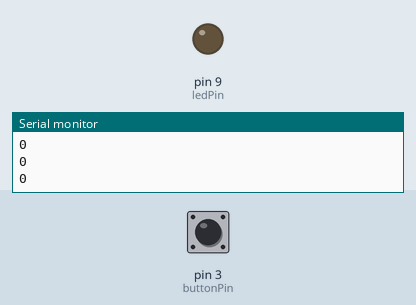
Recording of a sketch running on a simulated Arduino Uno, built with avr-gcc and run on an emulated ATmega328P. Shown: output pins drawn as LEDs (lit = HIGH), the last lines printed to the serial monitor. The inputs (shaded band) are chosen by the test bench; at power-on: pin 3 (buttonPin) LOW.

Above: at 1.2 s.
1.3 s: pin 3 (buttonPin) pulled HIGH for 0.15 s
At 2.5 s:
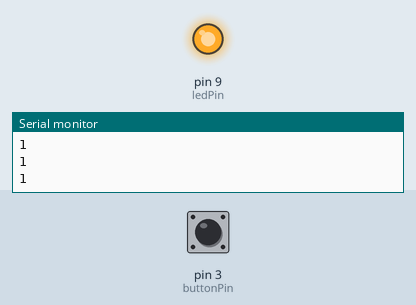
2.9 s: pin 3 (buttonPin) pulled HIGH for 1 s
At 3.8 s:
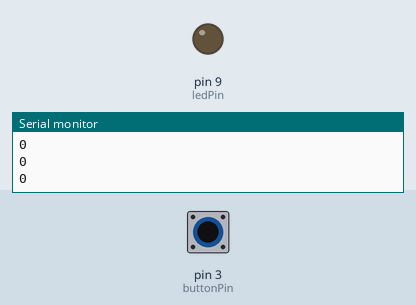
5.4 s: pin 3 (buttonPin) pulled HIGH for 3.2 s
At 5.8 s:
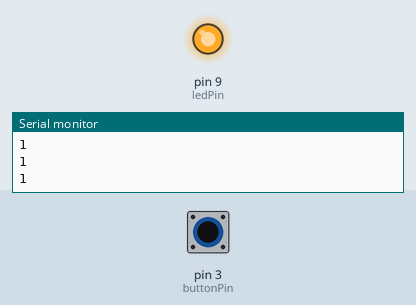
Timing chart, 0 to 8.4 s (numbered marks = the images above; inputs shaded):
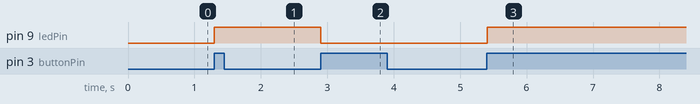

The sketch:

s2.ino
```cpp
int buttonPin = 3;
int intButtonPin = 0;
int ledPin = 9;
volatile bool ledStatus = 0;

void setup() {
  pinMode(ledPin, OUTPUT);
  pinMode(buttonPin, INPUT);
  intButtonPin = digitalPinToInterrupt(buttonPin);
  Serial.begin(9600);
  attachInterrupt(intButtonPin, onPressed, RISING);
}

void onPressed() {
  ledStatus = !ledStatus;
}

void loop() {
  digitalWrite(ledPin, ledStatus);
  delay(100);
  Serial.println(ledStatus);
}
```

Measured:
- after the input at 1.3 s, pin 9 (ledPin): LOW → HIGH at once
- after the input at 2.9 s, pin 9 (ledPin): HIGH → LOW at once
- after the input at 5.4 s, pin 9 (ledPin): LOW → HIGH at once
